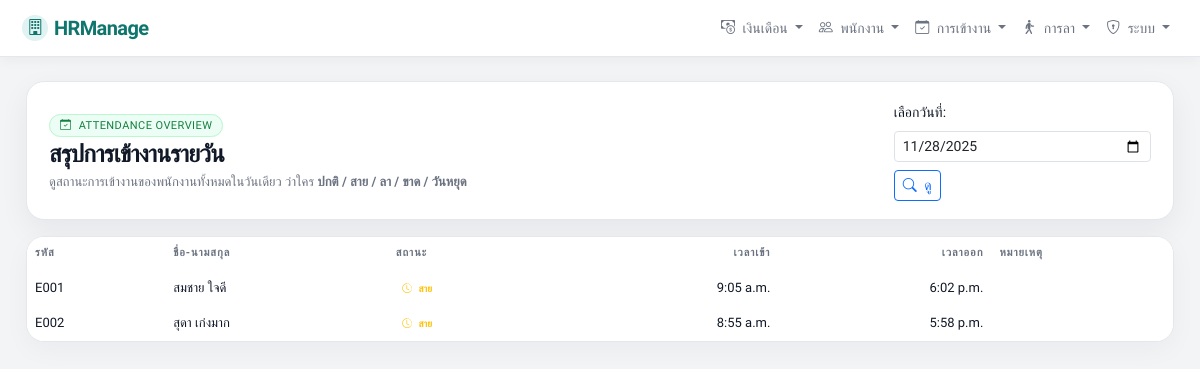
The app's page /hr/hr/attendance/daily/ (signed in) with its own data.
### app_hr/models.py (models this page shows, shortened)
class Employee(models.Model):
    STATUS_CHOICES = (
        ('active', 'ทำงานอยู่'),
        ('inactive', 'ออกแล้ว'),
    )
    user = models.OneToOneField(
        User,
        on_delete=models.SET_NULL,
        null=True,
        blank=True,
        related_name='employee_profile',
        verbose_name="เชื่อมกับ User (สำหรับให้ล็อกอินดูสลิป)"
    )
    address = models.TextField(
        blank=True,
        null=True,
        verbose_name="ที่อยู่ติดต่อ"
    )
    phone_number = models.CharField(
        max_length=20,
        blank=True,
        null=True,
        verbose_name="เบอร์โทรศัพท์"
    )
    code = models.CharField(max_length=50, unique=True, verbose_name="รหัสพนักงาน")
    first_name = models.CharField(max_length=100, verbose_name="ชื่อ")
    last_name = models.CharField(max_length=100, verbose_name="นามสกุล")
    position = models.CharField(max_length=100, blank=True, null=True, verbose_name="ตำแหน่ง")
    department = models.CharField(max_length=100, blank=True, null=True, verbose_name="แผนก")
    hire_date = models.DateField(blank=True, null=True, verbose_name="วันที่เริ่มงาน")
    status = models.CharField(max_length=20, choices=STATUS_CHOICES, default='active')
    base_salary = models.DecimalField(
        max_digits=10,
        decimal_places=2,
        default=0,
        verbose_name="ฐานเงินเดือน / เดือน"
    )
    bank_name = models.CharField(max_length=100, blank=True, null=True, verbose_name="ธนาคาร")
    bank_account_no = models.CharField(max_length=50, blank=True, null=True, verbose_name="เลขบัญชี")
    citizen_id = models.CharField(max_length=20, blank=True, null=True, verbose_name="เลขบัตรประชาชน")

class AttendanceRecord(models.Model):
    STATUS_CHOICES = (
        ('present', 'มาทำงาน'),
        ('late', 'มาสาย'),
        ('absent', 'ขาด'),
        ('leave', 'ลา'),
        ('holiday', 'วันหยุด'),
    )
    SOURCE_CHOICES = (
        ('csv', 'นำเข้าจาก CSV'),
        ('manual', 'กรอกด้วยมือ'),
    )
    employee = models.ForeignKey(Employee, on_delete=models.CASCADE, related_name='attendances')
    work_date = models.DateField()
    check_in = models.TimeField(blank=True, null=True)
    check_out = models.TimeField(blank=True, null=True)
    status = models.CharField(max_length=20, choices=STATUS_CHOICES, default='present')
    source = models.CharField(max_length=20, choices=SOURCE_CHOICES, default='manual')
    remark = models.CharField(max_length=255, blank=True, null=True)
    created_at = models.DateTimeField(auto_now_add=True)
    class Meta:
        unique_together = ('employee', 'work_date')
        ordering = ['-work_date', 'employee__code']

### app_hr/views.py (the view)
# urls.py: path('hr/attendance/daily/', views.attendance_daily_view, name='attendance_daily'),
@hr_required
def attendance_daily_view(request):
    date_str = request.GET.get('date')
    if date_str:
        target_date = datetime.strptime(date_str, "%Y-%m-%d").date()
    else:
        target_date = date.today()
    employees = Employee.objects.filter(status='active').order_by('code')
    attendance_map = {
        (a.employee_id): a
        for a in AttendanceRecord.objects.filter(work_date=target_date).select_related('employee')
    }
    rows = []
    for emp in employees:
        att = attendance_map.get(emp.id)
        status = 'absent'
        check_in = None
        check_out = None
        remark = ''
        if Holiday.objects.filter(date=target_date).exists():
            status = 'holiday'
        else:
            leave_qs = LeaveRecord.objects.filter(
                employee=emp,
                status='approved',
                start_date__lte=target_date,
                end_date__gte=target_date,
            )
            if leave_qs.exists():
                status = 'leave'
        if att:
            status = att.status
            check_in = att.check_in
            check_out = att.check_out
            remark = att.remark or ''
        rows.append({
            'employee': emp,
            'status': status,
            'check_in': check_in,
            'check_out': check_out,
            'remark': remark,
        })
    context = {
        'target_date': target_date,
        'rows': rows,
    }
    return render(request, 'app_hr/attendance_daily.html', context)

### app_hr/views.py (called while the page is built)
def hr_required(view_func):
    decorated_view_func = login_required(
        user_passes_test(
            lambda u: u.is_staff or u.is_superuser,
        )(view_func)
    )
    return decorated_view_func

### app_hr/templates/app_hr/attendance_daily.html (shortened to what this page needs)
{% extends 'app_hr/hr_base.html' %}
{% block content %}
<div class="card-soft mb-3">
  <div class="card-soft-inner">
    <div class="d-flex flex-column flex-md-row justify-content-between gap-3 align-items-md-center">
      <div>
        <span class="badge-pill pill-success mb-1">
          <i class="bi bi-calendar-check me-1"></i> Attendance Overview
        </span>
        <div class="page-title mb-0">
          สรุปการเข้างานรายวัน
        </div>
        <div class="page-subtitle">
          ดูสถานะการเข้างานของพนักงานทั้งหมดในวันเดียว ว่าใคร <strong>ปกติ / สาย / ลา / ขาด / วันหยุด</strong>
        </div>
      </div>
      <form method="get" class="d-flex flex-row flex-wrap gap-2 align-items-center">
        <label class="form-label mb-0 small">เลือกวันที่:</label>
        <input type="date" name="date" class="form-control form-control-sm"
               value="{{ target_date|date:'Y-m-d' }}">
        <button class="btn btn-sm btn-outline-primary" type="submit">
          <i class="bi bi-search me-1"></i> ดู
        </button>
      </form>
    </div>
  </div>
</div>
<div class="table-shell">
  <div class="table-responsive">
    <table class="table table-borderless mb-0 align-middle">
      <thead>
        <tr>
          <th>รหัส</th>
          <th>ชื่อ-นามสกุล</th>
          <th>สถานะ</th>
          <th class="text-end">เวลาเข้า</th>
          <th class="text-end">เวลาออก</th>
          <th>หมายเหตุ</th>
        </tr>
      </thead>
      <tbody>
        {% for row in rows %}
          <tr>
            <td>{{ row.employee.code }}</td>
            <td>{{ row.employee.first_name }} {{ row.employee.last_name }}</td>
            <td>
              {% if row.status == 'present' %}
                <span class="badge text-bg-success-subtle text-success">
                  <i class="bi bi-check-circle me-1"></i> ปกติ
                </span>
              {% elif row.status == 'late' %}
                <span class="badge text-bg-warning-subtle text-warning">
                  <i class="bi bi-clock-history me-1"></i> สาย
                </span>
              {% elif row.status == 'leave' %}
                <span class="badge text-bg-info-subtle text-info">
                  <i class="bi bi-person-walking me-1"></i> ลา
                </span>
              {% elif row.status == 'holiday' %}
                <span class="badge text-bg-secondary-subtle text-secondary">
                  <i class="bi bi-sun me-1"></i> วันหยุด
                </span>
              {% else %}
                <span class="badge text-bg-danger-subtle text-danger">
                  <i class="bi bi-x-circle me-1"></i> ขาด
                </span>
              {% endif %}
            </td>
            <td class="text-number">
              {% if row.check_in %}{{ row.check_in }}{% else %}-{% endif %}
            </td>
            <td class="text-number">
              {% if row.check_out %}{{ row.check_out }}{% else %}-{% endif %}
            </td>
            <td class="small">
            </td>
          </tr>
        {% empty %}
          <tr>
            <td colspan="6" class="text-center text-muted py-3">
              ยังไม่มีข้อมูลพนักงานสำหรับวันที่เลือก
            </td>
          </tr>
        {% endfor %}
      </tbody>
    </table>
  </div>
</div>
{% endblock %}

### app_hr/templates/app_hr/hr_base.html (style rules this page uses)
:root { --brand: #0f766e; --brand-soft: #e0f2f1; --bg: #f3f4f6; --card: #ffffff; --border-soft: #e5e7eb; --text-main: #111827; --text-muted: #6b7280; }
* { box-sizing: border-box; }
body { min-height: 100vh; margin: 0; background: var(--bg); color: var(--text-main); font-family: "Prompt", system-ui, -apple-system, BlinkMacSystemFont, "Segoe UI", sans-serif; }
.card-soft { background: var(--card); border-radius: 18px; border: 1px solid var(--border-soft); box-shadow: 0 10px 30px rgba(15, 23, 42, 0.06); }
.card-soft-inner { padding: 18px 18px 16px; }
@media (min-width: 768px) { .card-soft-inner { padding: 20px 22px 18px; } }
.badge-pill { border-radius: 999px; padding: 4px 10px; font-size: 11px; letter-spacing: 0.04em; text-transform: uppercase; }
.pill-success { background: #ecfdf5; color: #15803d; border: 1px solid #bbf7d0; }
.page-title { font-weight: 700; letter-spacing: -0.03em; font-size: clamp(18px, 2.4vw, 24px); margin-bottom: 4px; color: var(--text-main); }
.page-subtitle { color: var(--text-muted); font-size: 13px; }
.table-shell { border-radius: 18px; border: 1px solid var(--border-soft); background: #ffffff; overflow: hidden; box-shadow: 0 8px 26px rgba(15, 23, 42, 0.04); }
.table thead { background: #f9fafb; }
.table thead th { border-bottom-color: var(--border-soft) !important; font-size: 11px; text-transform: uppercase; letter-spacing: 0.08em; color: var(--text-muted); white-space: nowrap; }
.table tbody td { border-color: #f3f4f6; font-size: 13px; color: var(--text-main); vertical-align: middle; }
.text-number { text-align: right; font-feature-settings: "tnum" 1, "lnum" 1; }

### records on screen
Employee: employee.code "E001", employee.first_name "สมชาย", employee.last_name "ใจดี", check_in "9:05 a.m.", check_out "6:02 p.m."
Employee: employee.code "E002", employee.first_name "สุดา", employee.last_name "เก่งมาก", check_in "8:55 a.m.", check_out "5:58 p.m."
